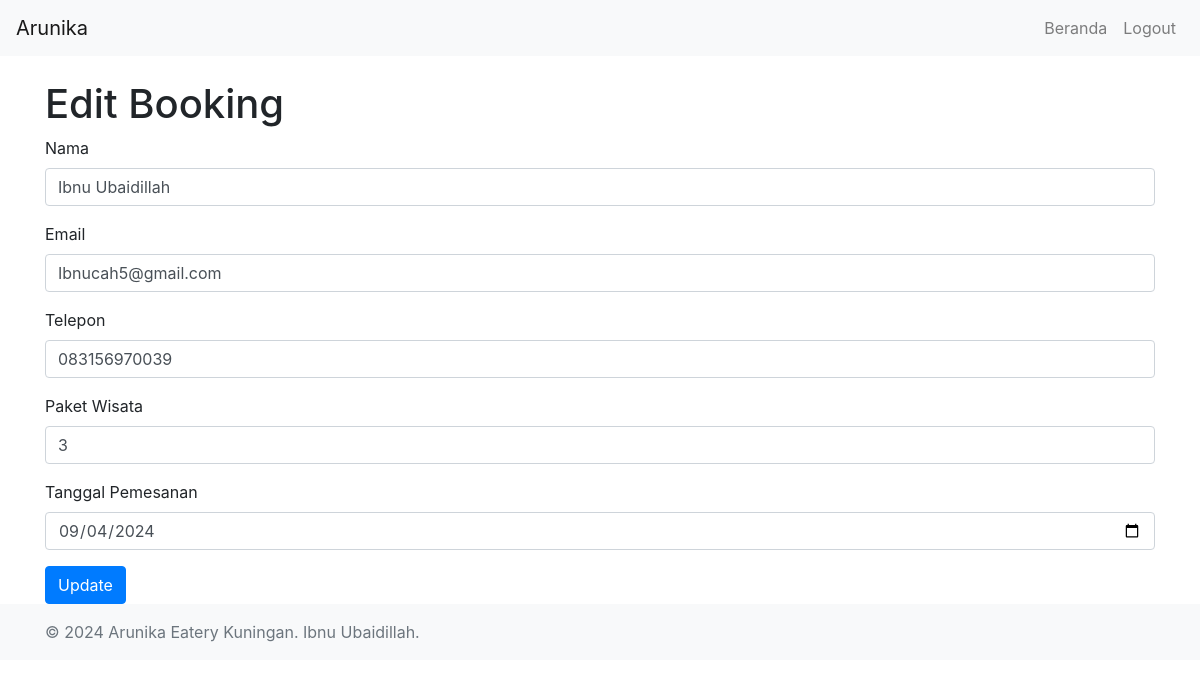
Page /php/edit_booking.php?id=11 (signed in) on the committed database.
### tables this page shows
CREATE TABLE `bookings` (
  `id` int(11) NOT NULL,
  `customer_name` varchar(100) NOT NULL,
  `email` varchar(100) NOT NULL,
  `phone` varchar(20) NOT NULL,
  `tour_package_id` int(11) NOT NULL,
  `booking_date` date NOT NULL
);

### php/edit_booking.php (the view, shortened to what this page needs)
<?php
require 'db.php';
$id = $_GET['id'];
$sql = "SELECT * FROM bookings WHERE id = ?";
$stmt = $conn->prepare($sql);
$stmt->bind_param("i", $id);
$stmt->execute();
$result = $stmt->get_result();
$booking = $result->fetch_assoc();
?>
<!DOCTYPE html>
<html lang="en">
<head>
    <link rel="stylesheet" href="https://stackpath.bootstrapcdn.com/bootstrap/4.5.2/css/bootstrap.min.css">
</head>
<body>
    <?php include 'navbar.php'; ?>
    <div class="container mt-4">
        <h1>Edit Booking</h1>
        <form method="POST" action="">
            <div class="form-group">
                <label for="customer_name">Nama</label>
                <input type="text" class="form-control" id="customer_name" name="customer_name" value="<?php echo $booking['customer_name']; ?>" required>
            </div>
            <div class="form-group">
                <label for="email">Email</label>
                <input type="email" class="form-control" id="email" name="email" value="<?php echo $booking['email']; ?>" required>
            </div>
            <div class="form-group">
                <label for="phone">Telepon</label>
                <input type="text" class="form-control" id="phone" name="phone" value="<?php echo $booking['phone']; ?>" required>
            </div>
            <div class="form-group">
                <label for="tour_package_id">Paket Wisata</label>
                <input type="text" class="form-control" id="tour_package_id" name="tour_package_id" value="<?php echo $booking['tour_package_id']; ?>" required>
            </div>
            <div class="form-group">
                <label for="booking_date">Tanggal Pemesanan</label>
                <input type="date" class="form-control" id="booking_date" name="booking_date" value="<?php echo $booking['booking_date']; ?>" required>
            </div>
            <button type="submit" class="btn btn-primary">Update</button>
        </form>
    </div>
    <?php include 'footer.php'; ?>
</body>
</html>

### rows in the picture
bookings: customer_name "Ibnu Ubaidillah", email "Ibnucah5@gmail.com", phone "083156970039", tour_package_id "3", booking_date "09/04/2024"
